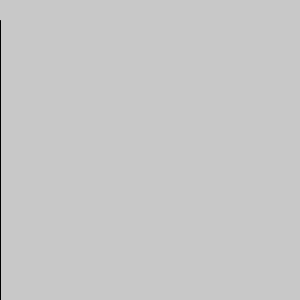
Frame 1 (no input)
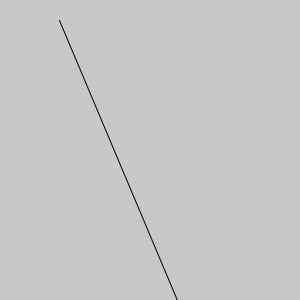
Frame 60 (the mouse pressed at the canvas centre just before this capture)
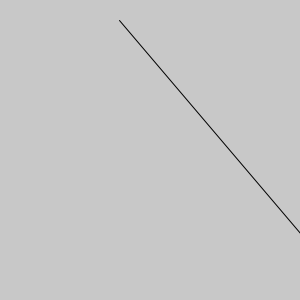
Frame 120 (the mouse held since frame 60 and released just before this capture)

The Processing sketch that drew these frames (run headless with seeded random() and noise(); from frame 60 on, the mouse is pressed at the canvas centre):

// Processing sketch: e13animazione1
// ── e13animazione1.pde

void setup(){
  size(300,300);
  frameRate(30);
}
//INIZIALIZZARE VARIABILE FUORI COSì è AL PARI PER SETUP E DRAW
int pos=0;
int pos2=0;
void draw(){ 
  //PER SPOSTARE LINEA DI VOLTA IN VOLTA AGGIORNIAMO LO SFONDO
  background(200);
  line(pos,20,pos2,height);
   
 
  pos++;
  pos2+=3;
}
